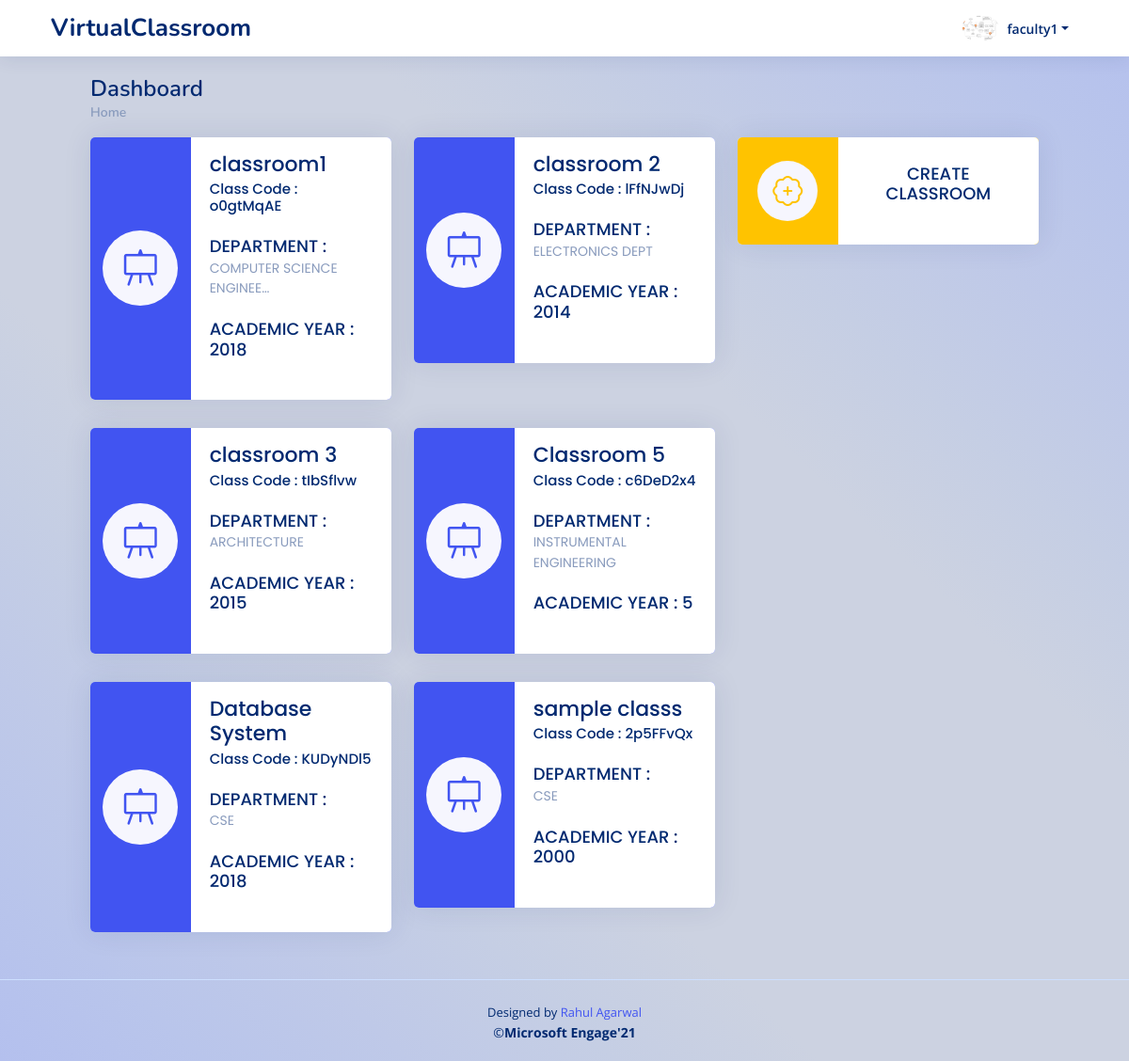
/faculty_dashboard/ (signed in), run on the app's committed database.
### myapp/models.py (models this page shows, shortened)
class FacultyDetails(models.Model):
    facultyId = models.ForeignKey(User,on_delete=models.CASCADE)
    facultyName = models.CharField(max_length=100,null=False)
    facultyPhone = PhoneNumberField(null=False, blank=False, unique=False, default='+91')
    facultyGender = models.CharField(max_length=20,null=True)
    facultyDOB = models.DateTimeField(default=datetime.now,null=True)
    facultyDesc = models.TextField(blank=False,null=True)
    facultyCollege = models.CharField(max_length=100,null=False)
    collegeState = models.CharField(max_length=50,null=False)
    experience = models.CharField(max_length=2,null=True)
    facultyPic = models.ImageField(upload_to='facultyPic/', null=True, blank=True)
    user_date = models.DateTimeField(default=datetime.now,null=True)

class ClassRoom(models.Model):
    classId = models.CharField(max_length=10,primary_key=True)
    classname = models.CharField(max_length=50,null=False)
    classDepartment = models.CharField(max_length=50,null=False)
    academicYear = models.CharField(max_length=2,null=False)
    classLink = models.TextField(blank=False,null=True)
    classFacultyID = models.ForeignKey(FacultyDetails,on_delete=models.CASCADE)
    classFacultyName = models.CharField(max_length=100,null=False)
    classTimeTable = models.TextField(blank=True,null=True,default="")
    classCreationTime = models.DateTimeField(default=datetime.now,null=True)

### myapp/views.py (the view, shortened to what this page needs)
# urls.py: path('faculty_dashboard/',views.facultyDashboard,name='facultyDashboard'),
@login_required
def facultyDashboard(request):
    if request.user.is_active and request.user.is_staff and not request.user.is_superuser:
        user=request.user
        faculty = FacultyDetails.objects.get(facultyId = user.id)
        classRooms = ClassRoom.objects.filter(classFacultyID=faculty.id)
        unique_id=faculty.facultyId
        context={
            'classRooms' : classRooms,
            'userDetails' : faculty
        }
        return render(request,'faculty/facultyDashboard.html',context)
    else:
        return redirect('facultyLogin')

### myapp/templates/faculty/facultyDashboard.html (shortened to what this page needs)
{% extends 'base.html' %}
{% block content %}
  <header id="header" class="header fixed-top d-flex align-items-center px-5">
    <div class="d-flex align-items-center justify-content-between">
      <a href="{% url 'facultyDashboard'%}" class="logo d-flex align-items-center">
        <span class="d-lg-block">VirtualClassroom</span>
      </a>
    </div>
    <nav class="header-nav ms-auto">
      <ul class="d-flex align-items-center">
        <li class="nav-item dropdown pe-3">
          <a class="nav-link nav-profile d-flex align-items-center pe-0" href="#" data-bs-toggle="dropdown">
            <img src="{{ userDetails.facultyPic.url }}" alt="Profile" class="rounded-circle" style="width:40px;">
            <span class="d-none d-md-block dropdown-toggle ps-2">{{user.first_name}}{{user.last_name}}</span>
          </a>
        </li>
      </ul>
    </nav>
  </header>
  <main id="main" class="main mx-lg-5 px-lg-5" >
    <div class="pagetitle">
      <h1>Dashboard</h1>
      <nav>
        <ol class="breadcrumb">
          <li class="breadcrumb-item"><a href="{% url 'facultyDashboard' %}">Home</a></li>
        </ol>
      </nav>
    </div>
    <section class="section dashboard">
      <div class="row">
        <div class="col-lg-8">
          <div class="row">
              {% if classRooms %}
                {% for class in classRooms%}
                    <div class="col-xxl-6 col-lg-6">
                      <a href="{% url 'facultySubject' class.pk %}">
                        <div class="card info-card sales-card pb-0">
                         <div class="row g-0" style="background: #4154f1">
                           <div class="col-md-4 align-self-center ">
                             <div class="card-icon rounded-circle d-flex align-items-center justify-content-center mx-auto" style="height: 5rem; width:5rem;">
                               <i class="bi bi-easel" style="font-size: 2.5rem;"></i>
                             </div>
                           </div>
                           <div class="col-md-8 bg-white">
                             <div class="card-body my-1  mt-2 mb-0">
                               <h5 class="card-title mb-0 pt-2 pb-0" style=" font-size:22px;">{{class.classname | truncatechars:20}}</h5>
                               <h5 class="card-title mt-0 pt-1" style="font-size:15px;">Class Code : {{class.pk}}</h5>
                               <h5 class="card-title pt-0" style="text-transform: uppercase;">DEPARTMENT : <br><span>{{class.classDepartment | truncatechars:25}}</span></h5>
                               <h5 class="card-title pt-0" style="text-transform: uppercase;">ACADEMIC YEAR : {{class.academicYear | truncatechars:15}}</h5>
                             </div>
                           </div>
                         </div>
                       </div>
                      </a>
                  </div>
                {% endfor %}
              {% else %}
                <div class="container">
                  <h3>No ClassRoom Created By You!</h3>
                </div>
              {% endif %}
          </div>
        </div>
        <div class="col-lg-4">
          <div class="col-xxl-10 col-xl-12">
            <a href="{% url 'facultyClassCreate' %}">
              <div class="card info-card sales-card pb-0">
               <div class="row g-0" style="background: #FFC300">
                 <div class="col-md-4 align-self-center ">
                   <div class="card-icon rounded-circle d-flex align-items-center justify-content-center mx-auto">
                     <i class="bi bi-patch-plus" style="color: #FFC300"  ></i>
                   </div>
                 </div>
                 <div class="col-md-8 bg-white">
                   <div class="card-body my-1  mt-2 mb-0">
                     <h5 class="card-title text-center ">CREATE <br>CLASSROOM</h5>
                   </div>
                 </div>
               </div>
             </div>
            </a>
          </div>
        </div>
      </div>
    </section>
  </main>
  {% include 'partials/_footer.html'%}
{% endblock %}

### static/css/style.css (style rules this page uses)
:root { scroll-behavior: smooth; }
body { font-family: "Open Sans", sans-serif; background: #f6f9ff; color: #444444; }
a { color: #4154f1; text-decoration: none; }
h1, h2, h3, h4, h5, h6 { font-family: "Nunito", sans-serif; }
#main { margin-top: 60px; padding: 20px 30px; transition: all 0.3s; }
.pagetitle { margin-bottom: 10px; }
.pagetitle h1 { font-size: 24px; margin-bottom: 0; font-weight: 600; color: #012970; }
.card { margin-bottom: 30px; border: none; border-radius: 5px; box-shadow: 0px 0 30px rgba(1, 41, 112, 0.1); overflow: hidden; }
.card-title { padding: 20px 0 15px 0; font-size: 18px; font-weight: 500; color: #012970; font-family: "Poppins", sans-serif; }
.card-title span { color: #899bbd; font-size: 14px; font-weight: 400; }
.card-body { padding: 0 20px 20px 20px; }
.breadcrumb { font-size: 14px; font-family: "Nunito", sans-serif; color: #899bbd; font-weight: 600; }
.breadcrumb a { color: #899bbd; transition: 0.3s; }
.breadcrumb .breadcrumb-item::before { color: #899bbd; }
.logo { line-height: 1; }
@media (min-width: 1200px) { .logo { width: 280px; } }
.logo span { font-size: 26px; font-weight: 700; color: #012970; font-family: "Nunito", sans-serif; }
.header { transition: all 0.5s; z-index: 997; height: 60px; box-shadow: 0px 2px 20px rgba(1, 41, 112, 0.1); background-color: #fff; padding-left: 20px; }
.header-nav ul { list-style: none; }
.header-nav > ul { margin: 0; padding: 0; }
.header-nav .nav-profile { color: #012970; }
.header-nav .nav-profile img { max-height: 36px; }
.header-nav .nav-profile span { font-size: 14px; font-weight: 600; }
@media (min-width: 1200px) { #main, #footer { margin-left: 0px; } }
.dashboard .info-card { padding-bottom: 10px; }
.dashboard .card-icon { font-size: 32px; line-height: 0; width: 64px; height: 64px; flex-shrink: 0; flex-grow: 0; }
.dashboard .sales-card .card-icon { color: #4154f1; background: #f6f6fe; }

### templates/base.html (style rules this page uses)
body { background-image: linear-gradient(to left bottom, #b4c0ee, #b9c5eb, #bfc9e8, #c5cee4, #ccd2e1, #ccd2e1, #ccd2e1, #ccd2e1, #c5cee4, #bfc9e8, #b9c5eb, #b4c0ee); min-height: 100vh; display: flex; flex-direction: column; }

### data on the page
FacultyDetails: facultyPic (picture)
ClassRoom: classname "classroom1", pk "o0gtMqAE", classDepartment "COMPUTER SCIENCE ENGINEE…", academicYear "2018"
ClassRoom: classname "classroom 2", pk "lFfNJwDj", classDepartment "ELECTRONICS DEPT", academicYear "2014"
ClassRoom: classname "classroom 3", pk "tIbSflvw", classDepartment "ARCHITECTURE", academicYear "2015"
ClassRoom: classname "Classroom 5", pk "c6DeD2x4", classDepartment "INSTRUMENTAL ENGINEERING", academicYear "5"
ClassRoom: classname "Database System", pk "KUDyNDl5", classDepartment "CSE", academicYear "2018"
ClassRoom: classname "sample classs", pk "2p5FFvQx", classDepartment "CSE", academicYear "2000"

### other printed values
{{ user.first_name }} "faculty"
{{ user.last_name }} "1"
